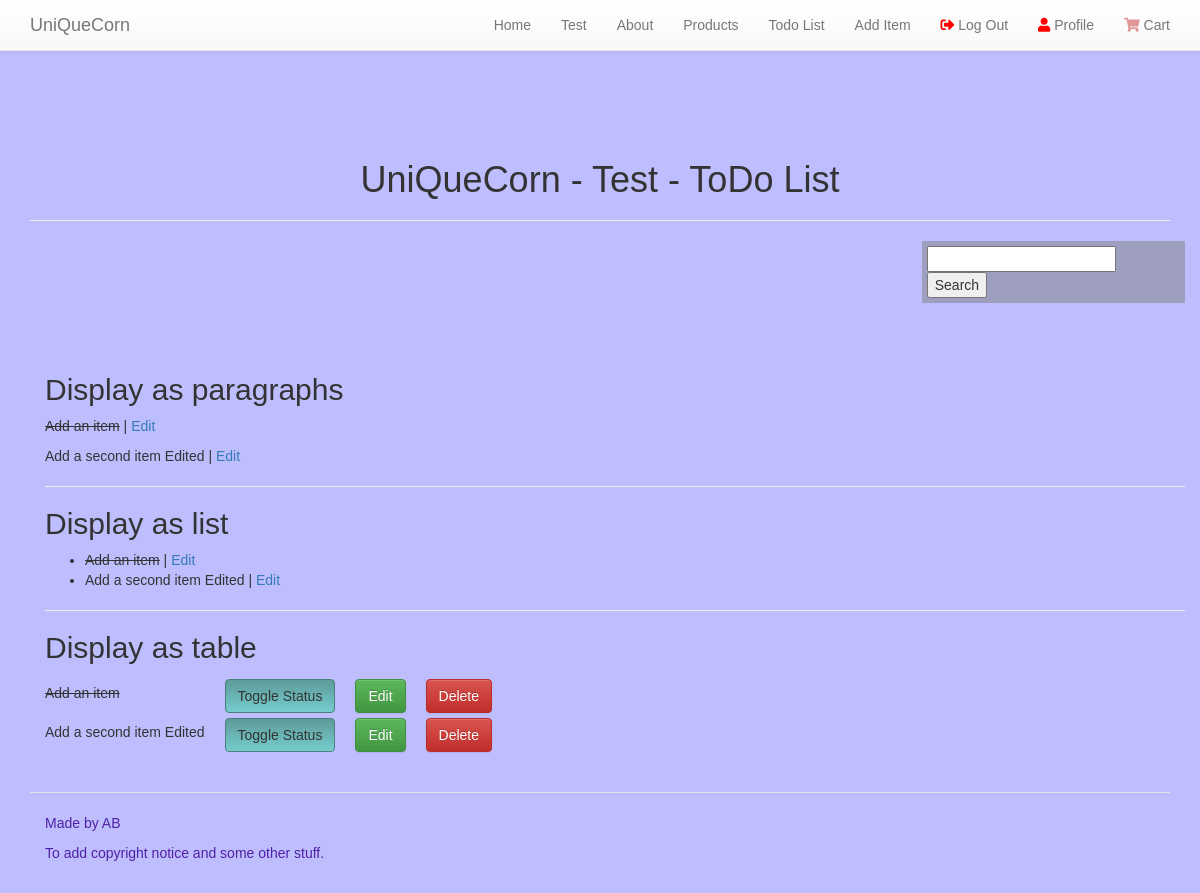
Page /todo (signed in) on the earlier database version.
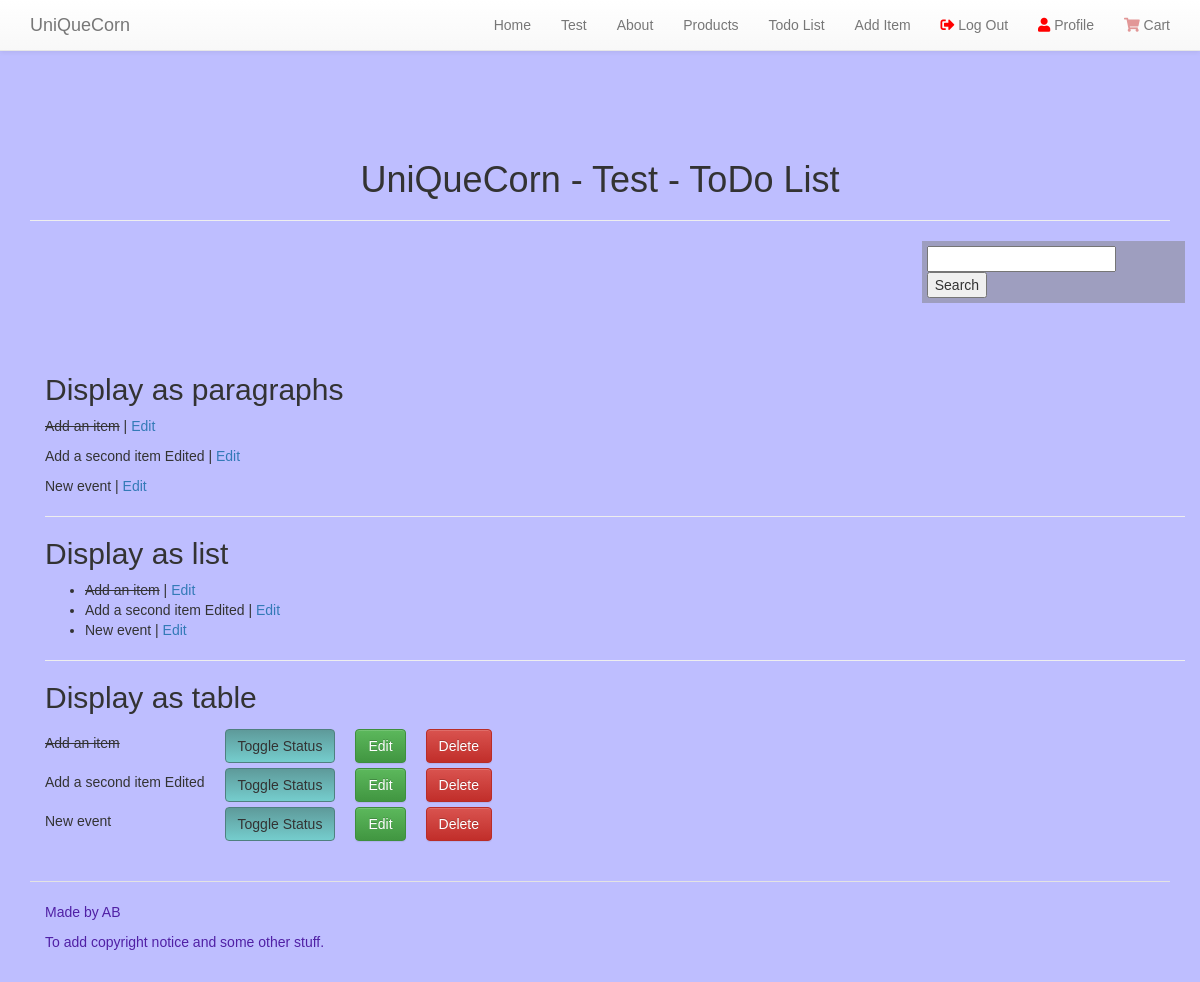
Same page on the later database version.
### testing/models.py (models this page shows, shortened)
class Item(models.Model):
    name = models.CharField(max_length=30, blank=False)
    done = models.BooleanField(blank=False, default=False)

### testing/views.py (the view)
# urls.py: url(r'^todo$', test_todo_list, name="todo"),
@login_required
def test_todo_list(request):
    results = Item.objects.all()
    return render(request, 'todo_list.html', {'items': results})

### cart/contexts.py (called while the page is built)
def cart_contents(request):
    cart = request.session.get('cart', {})
    cart_items = []
    total = 0
    product_count = 0
    for id, quantity in cart.items():
        product = get_object_or_404(Product, pk=id)
        total += quantity * product.price
        product_count += quantity
        cart_items.append({'id': id, 'quantity': quantity, 'product': product})
    return {'cart_items': cart_items, 'total': total, 'product_count': product_count}

### testing/templates/todo_list.html (shortened to what this page needs)
{% extends 'base.html' %}
{% block page_heading %}
UniQueCorn - Test - ToDo List
{% endblock %}
{% block content %}
    <h2>Display as paragraphs</h2>
    {% for item in items %}
    {% if item.done %}
        <p>
            <strike>{{ item.name }}</strike> | <a href="#">Edit</a>
        </p>
    {% else %}
        <p>
            {{ item.name }} | <a href="#">Edit</a>
        </p>
    {% endif %}
    {% empty %}
        <p>You have nothing to do. Can go fishing.</p>
    {% endfor %}
    <hr>
    <h2>Display as list</h2>
    <ul>
        {% for item in items %}
            <li>
                {% if item.done %}
                <strike>{{ item.name }}</strike> | <a href="#">Edit</a>
                {% else %}
                {{ item.name }} | <a href="#">Edit</a>
                {% endif %}
            </li>
        {% empty %}
            <li>You have nothing to do. Can go fishing.</li>
        {% endfor %}
    </ul>
    <hr>
    <h2>Display as table</h2>
    <table>
        {% for item in items %}
            <tr>
                {% if item.done %}
                <td><strike>{{ item.name }}</strike></td>
                {% else %}
                <td>{{ item.name }}</td>
                {% endif %}
                <td class="btn-list">
                    <form method="POST" action="toggle/{{ item.id }}">
                        <button type="submit" class="btn btn-toggle">Toggle Status</button>
                    </form>
                </td>
                <td class="btn-list">
                    <form method="GET" action="edit/{{ item.id }}">
                        <button type="submit" class="btn btn-success">Edit</form>
                </td>
                <td class="btn-list">
                    <form method="POST" action="delete/{{ item.id }}">
                        <button type="submit" class="btn btn-danger">Delete</button>
                    </form>
                </td>
            </tr>
        {% empty %}
            <p>You have nothing to do. Can go fishing.</p>
        {% endfor %}
    </table>
{% endblock %}

### templates/base.html (shortened to what this page needs)
{% load static from staticfiles %}
<!DOCTYPE html>
<html lang="en">
<head>
    <link rel="stylesheet" href="https://maxcdn.bootstrapcdn.com/bootstrap/3.3.7/css/bootstrap.min.css"
>
    <link rel="stylesheet" href="https://maxcdn.bootstrapcdn.com/bootstrap/3.3.7/css/bootstrap-theme.min.css"
>
    <link rel="stylesheet" href="https://use.fontawesome.com/releases/v5.2.0/css/all.css">
    <link rel="stylesheet" href="{% static 'css/styles.css' %}" type="text/css" >
</head>
<body>
    <div class="container">
        <nav class="navbar navbar-default navbar-masthead navbar-fixed-top">
            <div class="container">
                <div class="navbar-header">
                    <a class="navbar-brand" href="/">UniQueCorn</a>
                </div>
                <div id="navbar" class="navbar-collapse collapse">
                    <ul class="nav navbar-nav navbar-right">
                        <li><a href="{% url 'index' %}">Home</a></li>
                        <li><a href="{% url 'test' %}">Test</a></li>
                        <li><a href="{% url 'about' %}">About</a></li>
                        <li><a href="{% url 'products' %}">Products</a></li>
                        {% if user.is_authenticated %}
                        <li><a href="{% url 'todo' %}">Todo List</a></li>
                        <li><a href="{% url 'add' %}">Add Item</a></li>
                        <li><a href="{% url 'logout' %}"><i class="fa fa-sign-out-alt"></i> Log Out</a></li>
                        <li><a href="{% url 'profile' %}"><i class="fa fa-user"></i> Profile</a></li>
                        {% else %}
                        <li><a href="{% url 'login' %}"><i class="fa fa-sign-in-alt"></i> Login</a></li>
                        <li><a href="{% url 'registration' %}"><i class="fa fa-user-plus"></i> Register</a></li>
                        {% endif %}
                        <li>
                            <a href="{% url 'view_cart' %}">
                                <i
                                {% if product_count < 1 %}
                                    class="fa fa-shopping-cart empty-cart"
                                {% else%}
                                    class="fa fa-shopping-cart"
                                {% endif %}
                                >
                                </i>
                                Cart
                            </a>
                        </li>
                    </ul>
                </div>
            </div>
        </nav>
        <h1>{% block page_heading %}{% endblock %}</h1>
        <hr>
        <div class="container">
            <div class="display search">
                <form action="{% url 'search' %}" method="get">
                    <input type="text" name="q">
                    <button type="submit">Search</button>
                </form>
            </div>
            {% block content %} {% endblock %}
        </div>
        <footer>
            <div class="container">
                <p>Made by AB</p>
                <p>To add copyright notice and some other stuff.</p>
            </div>
        </footer>
    </div>
</body>
</html>

### static/css/styles.css (style rules this page uses)
body { background-color: #bebeff; font-family: Arial; padding-top: 100px; }
.fa { color: red; }
.empty-cart { color: rgba(200, 50, 50, 0.5) }
h1 { margin-top: 60px; text-align: center; }
form { width: 50%; }
.btn-toggle { background-image: -webkit-linear-gradient(top,#5e9a9a 0,#75cdcd 100%); background-image: -o-linear-gradient(top,#5e9a9a 0,##75cdcd 100%); background-image: -webkit-gradient(linear,left top,left bottom,from(#5e9a9a),to(#75cdcd)); background-image: linear-gradient(to bottom,#5e9a9a 0,#75cdcd 100%); filter: progid:DXImageTransform.Microsoft.gradient(startColorstr='#ff5cb85c', endColorstr='#ff419641', GradientType=0); filter: progid:DXImageTransform.Microsoft.gradient(enabled=false); background-repeat: repeat-x; border-color: #4f8080; }
.btn-list { padding: 5px 0px 0 20px; }
.display { float: right; margin-bottom: 50px; }
.search { background-color: rgba(128, 128, 128, 0.5); padding: 5px; position: sticky; top: 55px; z-index: 999; }
footer { margin-top: 40px; padding: 20px 0; border-top: 1px solid #e3e3e3; color: #5020a5; }

Differences in the rows shown:
added Item: name "New event"
